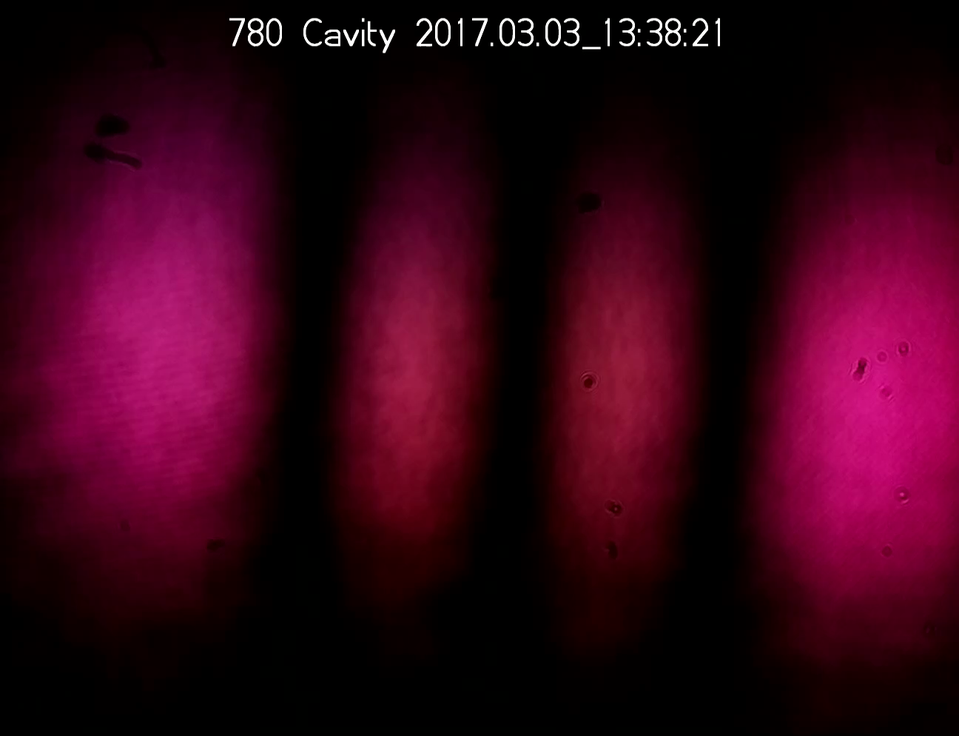
#> input picture 20170303_HG30.png, 959 x 736 px, shrunk from 1296 x 994 before the run
$ python test.py   (Python 2 division)
#> lines starting #> are read from the running program, lines starting #| are printed output that depends on the picture
import numpy as np
from PIL import Image
import urllib, cStringIO
import cv2
from matplotlib import pyplot as plt
#URL="http://128.104.162.15:10000/html/cam.jpg"
#file = cStringIO.StringIO(urllib.urlopen(URL).read())
file='20170303_TEM00.png'
file2='20170303_HG30.png'
img=cv2.imread(file2,0)
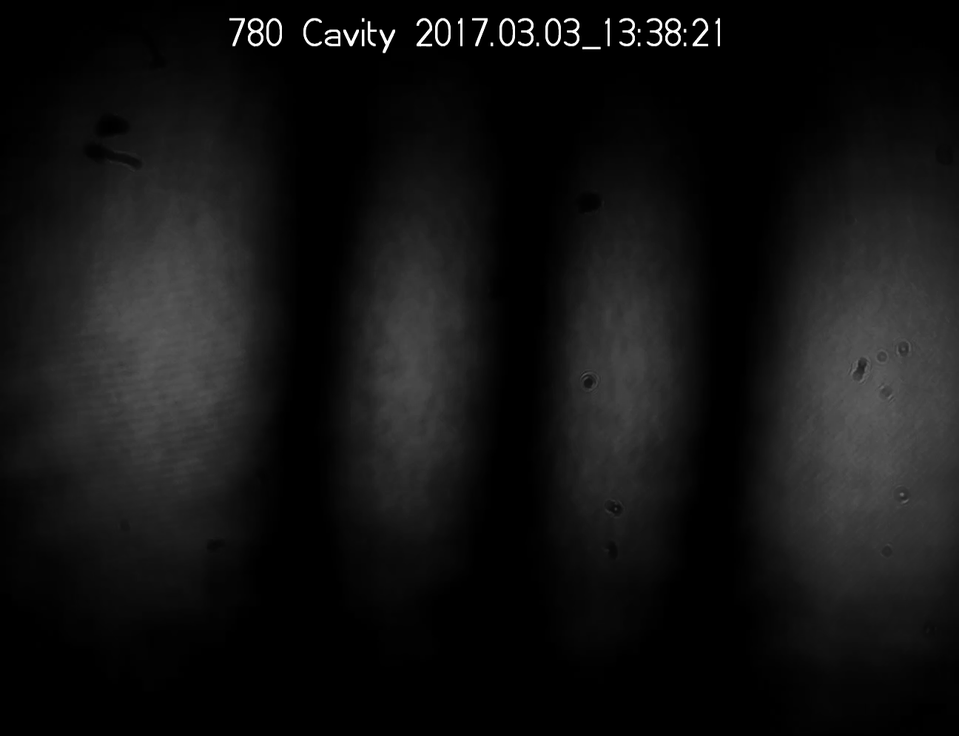
#> img: shape (736, 959); min 0, max 255, mean 18.8
dft = cv2.dft(np.float32(img),flags = cv2.DFT_COMPLEX_OUTPUT)
dft_shift = np.fft.fftshift(dft)
rows, cols = img.shape
#> rows = 736; cols = 959
crow,ccol = rows/2 , cols/2
#> crow = 368; ccol = 479

# create a mask first, center square is 1, remaining all zeros
mask = np.zeros((rows,cols,2),np.uint8)
cutoff=10
mask[crow-cutoff:crow+cutoff, ccol-cutoff:ccol+cutoff] = 1

# apply mask and inverse DFT
fshift = dft_shift*mask
f_ishift = np.fft.ifftshift(fshift)
img_back = cv2.idft(f_ishift)
img_back = cv2.magnitude(img_back[:,:,0],img_back[:,:,1])
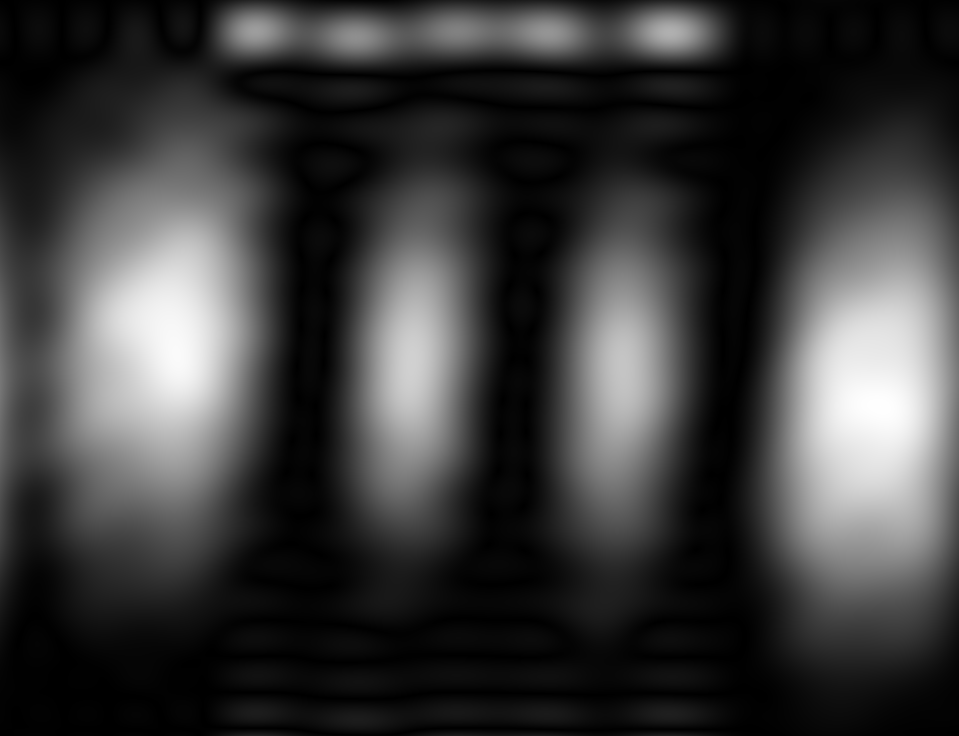
#> img_back: shape (736, 959) float32; min 1754.1, max 58735760, mean 13795717; drawn with min black and max white

plt.subplot(121),plt.imshow(img, cmap = 'gray')
plt.title('Input Image'), plt.xticks([]), plt.yticks([])
plt.subplot(122),plt.imshow(img_back, cmap = 'gray')
plt.title('Magnitude Spectrum'), plt.xticks([]), plt.yticks([])
plt.show()
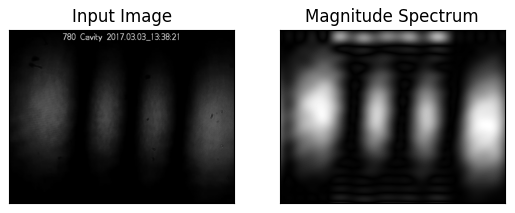
#> figure drawn by matplotlib, 2 panels

#data=np.array(img)
